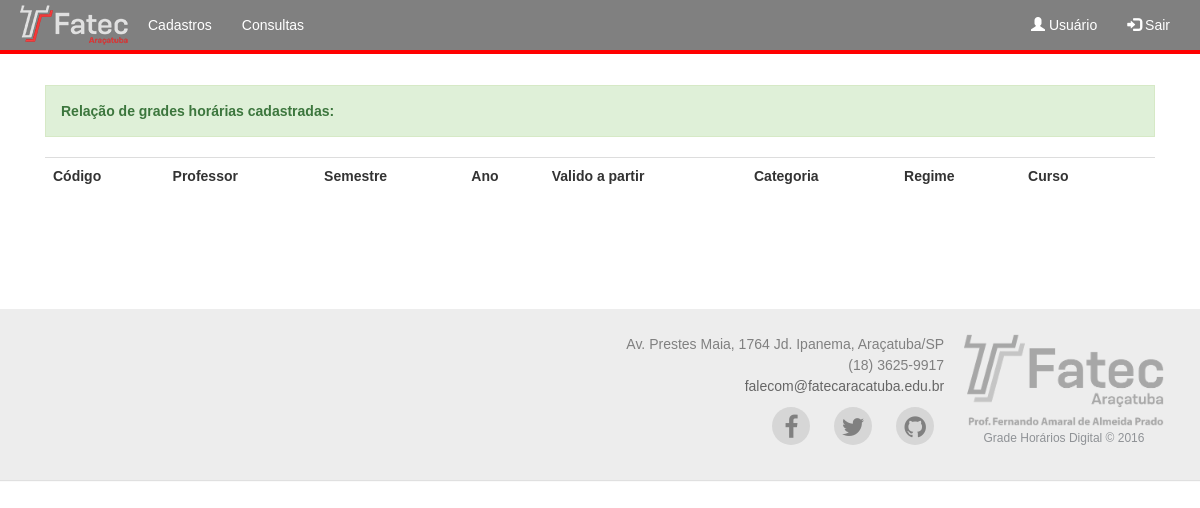
Before: /abrir_grade.php with the older database file.
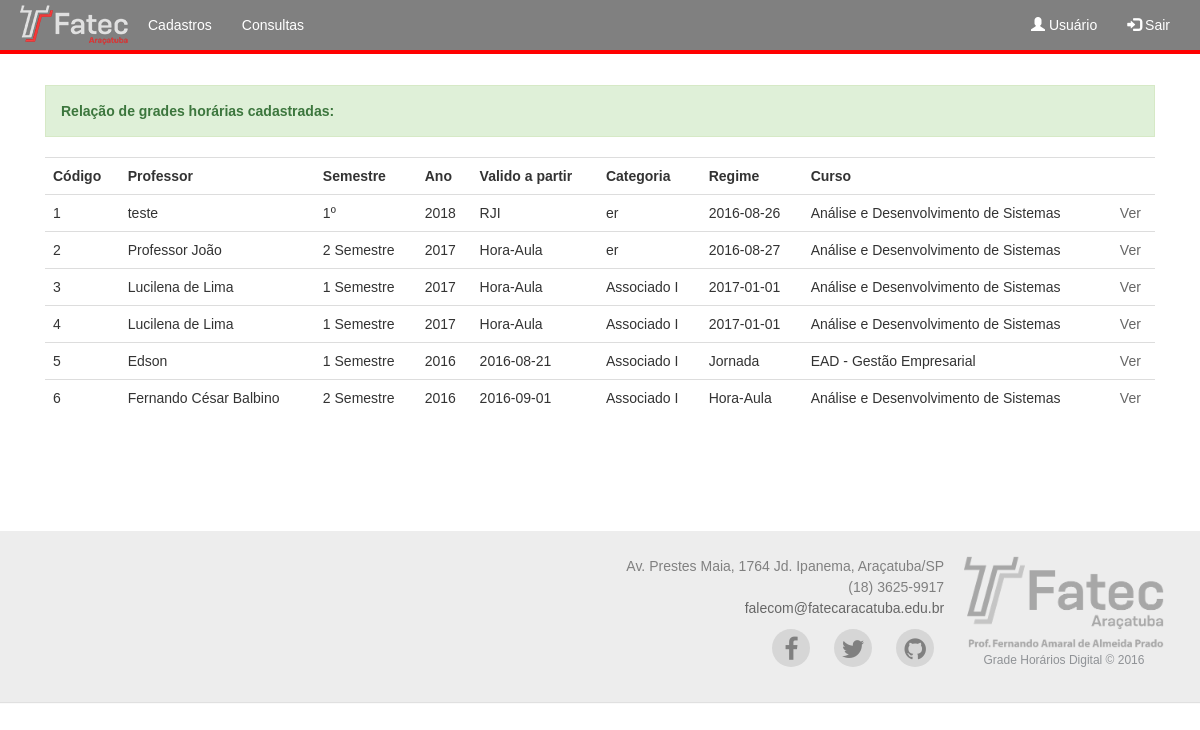
After: the same page with the newer database file.
### tables this page shows
CREATE TABLE `grade` (
  `cod_grade` int(5) NOT NULL,
  `nome_prof` varchar(150) NOT NULL,
  `semestre` varchar(10) NOT NULL,
  `ano` int(4) NOT NULL,
  `validade` varchar(20) NOT NULL,
  `categoria` varchar(100) NOT NULL,
  `regime` varchar(100) NOT NULL,
  `curso` varchar(150) NOT NULL,
  `cod_hora_aula` int(5) DEFAULT NULL,
  `observacoes` text
);

### abrir_grade.php (the view, shortened to what this page needs)
<?php
    include("conexao.php");
    $consulta = "SELECT cod_grade, nome_prof, semestre, ano, validade, categoria, regime, curso FROM grade";
    $con = $mysqli->query($consulta) or die($mysqli->error);
?>
<!DOCTYPE html>
<html lang="pt-br">
<head>
    <link href="css/bootstrap.min.css" rel="stylesheet">
    <link rel="stylesheet" href="css/font-awesome.min.css">
    <link rel="stylesheet" href="css/demo.css">
	<link rel="stylesheet" href="css/footer-distributed-with-address-and-phones.css">
	<link rel="stylesheet" href="mdl/material.min.css">
	<link href="css/hover.css" rel="stylesheet" media="all">
</head>
<body>
    <nav class="navbar navbar-inverse navbar-fixed-top" role="navigation" >
        <div class="container">
            <div class="navbar-header">
                <a class="navbar-brand" href="index.html">
                    <img src="png/fatec-small.png" alt="">
                </a>
            </div>
            <div class="collapse navbar-collapse" id="bs-example-navbar-collapse-1">
                <ul class="nav navbar-nav">
                    <li>
                        <a href="cadastro.html">Cadastros</a>
                    </li>
                    <li>
                        <a href="consulta.html">Consultas</a>
                    </li>
                </ul>
                <ul class="nav navbar-nav navbar-right">
				      <li><a href="#"><span class="glyphicon glyphicon-user"></span> Usuário</a></li>
				      <li><a href="#"><span class="glyphicon glyphicon-log-in"></span> Sair</a></li>
    			</ul>
            </div>
        </div>
    </nav>
		<div class="container">
		<div class="panel-body col-xs-12 col-md-12">
            <div class="alert alert-success">
              <b>Relação de grades horárias cadastradas:</b>
            </div>
            <table class="table">
                <tr>
                    <td><b>Código</b></td>
                    <td><b>Professor</b></td>
                    <td><b>Semestre</b></td>
                    <td><b>Ano</b></td>
                    <td><b>Valido a partir</b></td>
                    <td><b>Categoria</b></td>
                    <td><b>Regime</b></td>
                    <td><b>Curso</b></td>
                    <td></td>
                </tr>
                <?php while ($dado = $con->fetch_array()){ ?>
                <tr>
                    <td><?php echo $dado["cod_grade"]; ?></td>
                    <td><?php echo $dado["nome_prof"]; ?></td>
                    <td><?php echo $dado["semestre"]; ?></td>
                    <td><?php echo $dado["ano"]; ?></td>
                    <td><?php echo $dado["validade"]; ?></td>
                    <td><?php echo $dado["categoria"]; ?></td>
                    <td><?php echo $dado["regime"]; ?></td>
                    <td><?php echo $dado["curso"]; ?></td>
                    <td><a href="url.php?url=www.google.com.br">Ver</a></td>
                </tr>
                <?php }?>
            </table>
          </div>
		</div>
    <footer class="footer-distributed">
			<div class="footer-center">
				<div>
					<span>Av. Prestes Maia, 1764 </span>Jd. Ipanema, Araçatuba/SP
				</div>
				<div>
					(18) 3625-9917
				</div>
				<div>
					<a href="mailto:support@company.com">falecom@fatecaracatuba.edu.br</a>
				</div>
					<a href="#"><i class="fa fa-facebook"></i></a>
					<a href="#"><i class="fa fa-twitter"></i></a>
					<a href="#"><i class="fa fa-github"></i></a>
			</div>
			<div class="footer-right">
				<img src="png/fatec.png" width="200px">
				<p class="footer-company-name">Grade Horários Digital &copy; 2016</p>
			</div>
		</footer>
</body>
</html>

### css/demo.css (style rules this page uses)
* { padding:0; margin:0; }
html { background-color: #eaf0f2; }
body { font:14px/1.5 Arial, Helvetica, sans-serif; }
footer { position: fixed; bottom: 0; }
@media (max-height:800px) { footer { position: static; } }

### css/footer-distributed-with-address-and-phones.css (style rules this page uses)
.footer-distributed { background-color: #ededed; box-shadow: 0 1px 1px 0 rgba(0, 0, 0, 0.12); box-sizing: border-box; width: 100%; text-align: right; font: 14px/1.5 Arial, Helvetica, sans-serif; color: gray; padding: 25px 20px; margin-top: 80px; }
.footer-distributed .footer-left, .footer-distributed .footer-center, .footer-distributed .footer-right { display: inline-block; vertical-align: top; }
.footer-distributed .footer-company-name { color: #8f9296; font-size: 12px; font-weight: normal; margin: 0; }
.footer-distributed .footer-center { width: 40%; }
.footer-distributed .footer-center i { background-color: #d6d6d6; color: gray; font-size: 25px; width: 38px; height: 38px; border-radius: 50%; text-align: center; line-height: 42px; margin: 10px 10px; vertical-align: middle; }
.footer-distributed .footer-right { width: 20%; text-align: center; }

### abrir_grade.php (style rules this page uses)
body { padding-top: 70px; }

Changed rows visible on the page:
added grade: cod_grade "1", nome_prof "teste", semestre "1º", ano "2018", validade "RJI", categoria "er", regime "2016-08-26", curso "Análise e Desenvolvimento de Sistemas"
added grade: cod_grade "2", nome_prof "Professor João", semestre "2 Semestre", ano "2017", validade "Hora-Aula", categoria "er", regime "2016-08-27", curso "Análise e Desenvolvimento de Sistemas"
added grade: cod_grade "3", nome_prof "Lucilena de Lima", semestre "1 Semestre", ano "2017", validade "Hora-Aula", categoria "Associado I", regime "2017-01-01", curso "Análise e Desenvolvimento de Sistemas"
added grade: cod_grade "4", nome_prof "Lucilena de Lima", semestre "1 Semestre", ano "2017", validade "Hora-Aula", categoria "Associado I", regime "2017-01-01", curso "Análise e Desenvolvimento de Sistemas"
added grade: cod_grade "5", nome_prof "Edson", semestre "1 Semestre", ano "2016", validade "2016-08-21", categoria "Associado I", regime "Jornada", curso "EAD - Gestão Empresarial"
added grade: cod_grade "6", nome_prof "Fernando César Balbino", semestre "2 Semestre", ano "2016", validade "2016-09-01", categoria "Associado I", regime "Hora-Aula", curso "Análise e Desenvolvimento de Sistemas"
